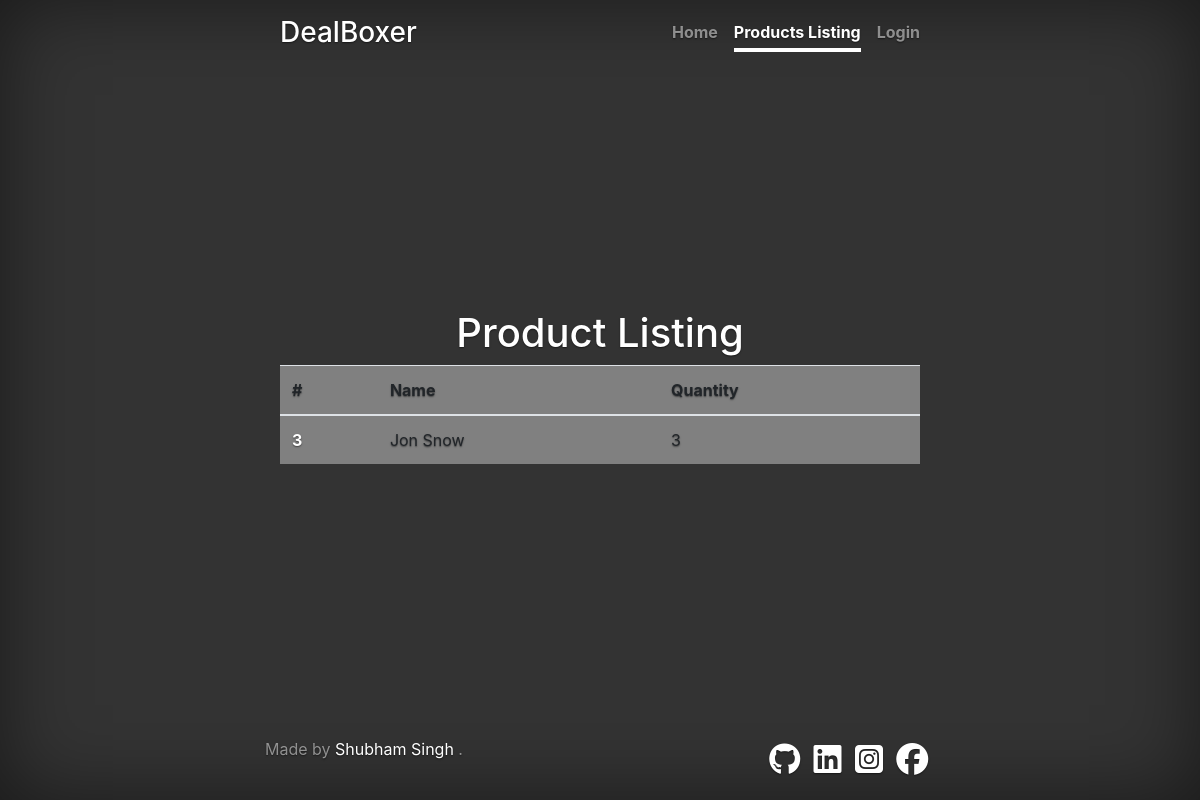
/productlist, run on an earlier commit of the app's database.
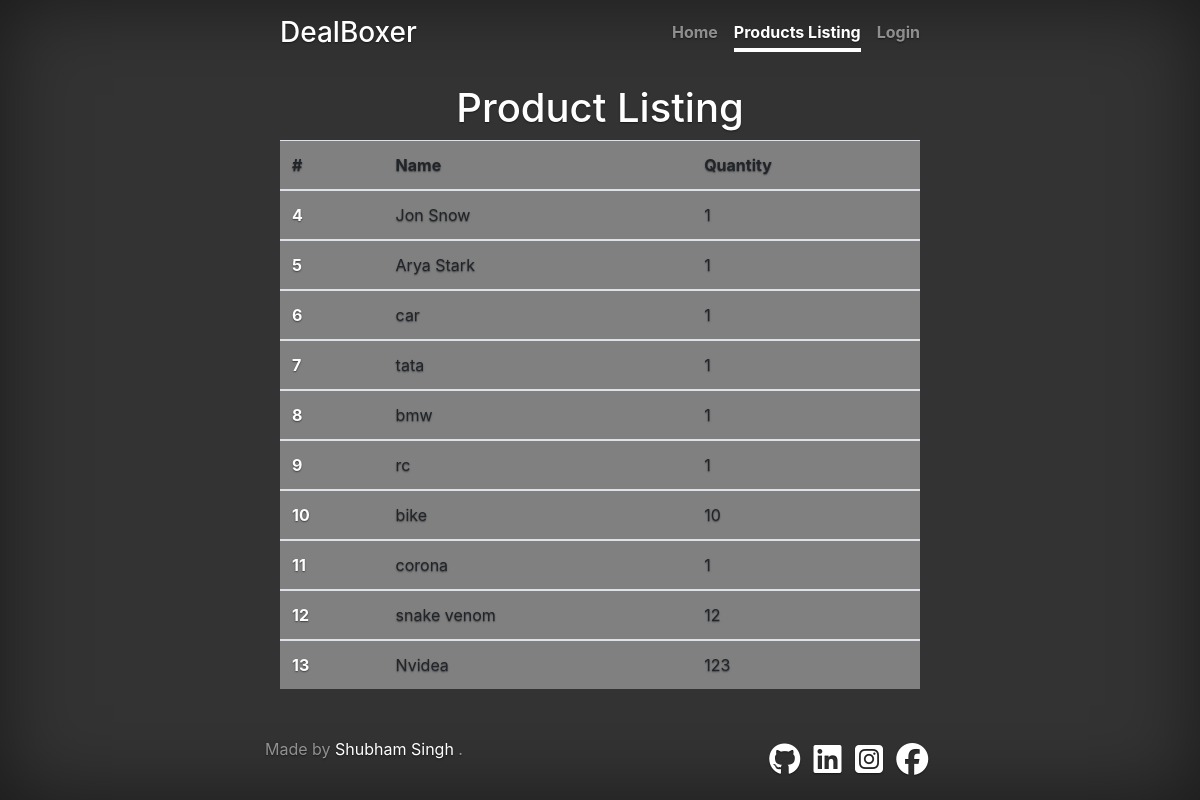
And on a later commit of the database.
### product/models.py (models this page shows, shortened)
class Product(models.Model):
    name = models.CharField(max_length=256)
    quantity = models.IntegerField(default=1)
    image = models.ImageField(upload_to='images')

### product/views.py (the view)
# urls.py: path('productlist',views.productlist,name='productlisting'),
def productlist(request):
    product_list = Product.objects.all()
    context = {
        'products':product_list,
    }
    return render(request,'product/productlist.html',context)

### product/templates/product/productlist.html (shortened to what this page needs)
{% extends 'base.html' %}}
{% load static %}
{% block content %}
<div class="cover-container d-flex w-100   p-3 mx-auto flex-column">
    <header class="masthead mb-auto">
        <div class="inner">
          <h3 class="masthead-brand">DealBoxer</h3>
          <nav class="nav nav-masthead justify-content-center">
            <a class="nav-link " href="{% url 'index' %}">Home</a>
            <a class="nav-link active" href="{% url 'productlisting' %}">Products Listing</a>
            {% if user.is_authenticated %}
            <a class="nav-link " href="{% url 'logout' %}">Logout</a>
            {% else %}
            <a class="nav-link " href="{% url 'login' %}">Login</a>
            {% endif %}
          </nav>
        </div>
      </header>
      <h1 style="text-align: center;">Product Listing</h1>
      <table class="table table-hover table-fixed" style="background-color: grey;">
          <thead>
            <tr>
              <th>#</th>
              <th>Name</th>
              <th>Quantity</th>
            </tr>
          </thead>
          {% for product in products %}
          <tbody>
            <tr>
              <th scope="row"><a  href="/product/{{product.id}}">{{product.id}}</a></th>
              <td>{{product.name}}</td>
              <td>{{product.quantity}}</td>
            </tr>
          </tbody>
          {% endfor %}
        </table>
  <footer class="mastfoot mt-auto row">
    <div class="inner ">
      <p>Made by <a href="https://www.linkedin.com/in/shubham2637">Shubham Singh</a> .</p>
    </div>
    <a style="padding: 1%;"  href="https://github.com/shubham2637"><i class="fab fa-github fa-2x"></i></a>
      <a style="padding: 1%;"  href="https://www.linkedin.com/in/shubham2637"><i class="fab fa-linkedin fa-2x"></i></a>
      <a style="padding: 1%;" href="https://instagram.com/shubham2637" style="color: #fb3958;"><i class="fab fa-instagram-square fa-2x"></i></a>
      <a style="padding: 1%;" href="https://www.facebook.com/shubham2637" style="color: #00acee;"> <i class="fab fa-facebook fa-2x"></i></a>
    </div>
{% endblock %}

### product/templates/base.html (shortened to what this page needs)
<!DOCTYPE html>
{% load static %}
<html lang="en">
<head>
<link rel="stylesheet" href= "https://maxcdn.bootstrapcdn.com/bootstrap/4.3.1/css/bootstrap.min.css">
<link rel="stylesheet" href={% static "/css/style.css"%}>
</head>
<body>
{% block content %}
{% endblock %}
</body>
</html>

### product/static/css/style.css (style rules this page uses)
a, a:focus, a:hover { color: #fff; }
html, body { height: 100%; background-color: #333; }
body { display: -ms-flexbox; display: flex; color: #fff; text-shadow: 0 .05rem .1rem rgba(0, 0, 0, .5); box-shadow: inset 0 0 5rem rgba(0, 0, 0, .5); }
.cover-container { max-width: 42em; }
.masthead { margin-bottom: 2rem; }
.masthead-brand { margin-bottom: 0; }
.nav-masthead .nav-link { padding: .25rem 0; font-weight: 700; color: rgba(255, 255, 255, .5); background-color: transparent; border-bottom: .25rem solid transparent; }
.nav-masthead .nav-link + .nav-link { margin-left: 1rem; }
.nav-masthead .active { color: #fff; border-bottom-color: #fff; }
@media (min-width: 48em) { .masthead-brand { float: left; } }
@media (min-width: 48em) { .nav-masthead { float: right; } }
.mastfoot { color: rgba(255, 255, 255, .5); }

What changed in the data, as far as the page shows it:
removed Product: id "3", name "Jon Snow", quantity "3"
added Product: id "4", name "Jon Snow", quantity "1"
added Product: id "5", name "Arya Stark", quantity "1"
added Product: id "6", name "car", quantity "1"
added Product: id "7", name "tata", quantity "1"
added Product: id "8", name "bmw", quantity "1"
added Product: id "9", name "rc", quantity "1"
added Product: id "10", name "bike", quantity "10"
added Product: id "11", name "corona", quantity "1"
added Product: id "12", name "snake venom", quantity "12"
added Product: id "13", name "Nvidea", quantity "123"
